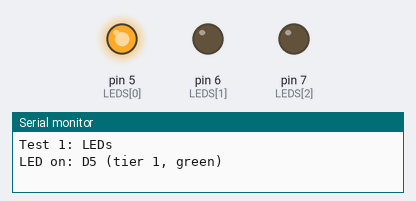
This sketch was run on a simulated Arduino Uno, built with avr-gcc and run on an emulated ATmega328P. Shown: output pins drawn as LEDs (lit = HIGH), the last lines printed to the serial monitor.

Above: at 0.3 s.
At 1.7 s:
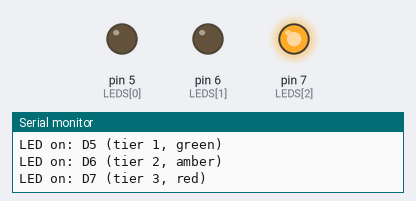
At 3.9 s:
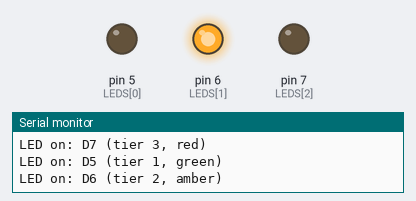
At 5.4 s:
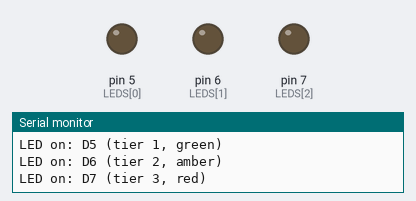
Timing chart, 0 to 6.7 s (numbered marks = the images above):
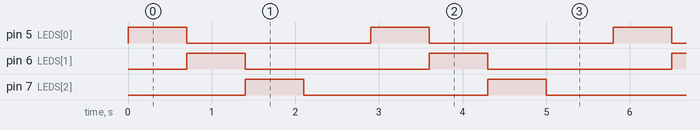

Measured:
- by itself, pin 5 (LEDS[0]), pin 6 (LEDS[1]), pin 7 (LEDS[2]): alternates HIGH for 0.70 s and LOW for 2.2 s
- by itself, everything shown: repeats every 2.9 s, in 4 steps

The sketch:

01_leds.ino
```cpp
// Test 1: tier LEDs (and vibration motor, if yours is a motor).
// Expect: D5, D6, D7 light one after another. Repeats.
// An LED stays dark: it is probably in backwards (long leg goes to the resistor side).

const uint8_t LEDS[] = {5, 6, 7};
const char *NAMES[] = {"D5 (tier 1, green)", "D6 (tier 2, amber)", "D7 (tier 3, red)"};

const bool HAS_VIBE_MOTOR = false;  // set true only if the vibration module is a motor on D8
const uint8_t PIN_VIBE = 8;

void setup() {
  Serial.begin(115200);
  for (uint8_t i = 0; i < 3; i++) pinMode(LEDS[i], OUTPUT);
  if (HAS_VIBE_MOTOR) pinMode(PIN_VIBE, OUTPUT);
  Serial.println(F("Test 1: LEDs"));
}

void loop() {
  for (uint8_t i = 0; i < 3; i++) {
    Serial.print(F("LED on: "));
    Serial.println(NAMES[i]);
    digitalWrite(LEDS[i], HIGH);
    delay(700);
    digitalWrite(LEDS[i], LOW);
  }
  if (HAS_VIBE_MOTOR) {
    Serial.println(F("Vibration motor on D8"));
    digitalWrite(PIN_VIBE, HIGH);
    delay(400);
    digitalWrite(PIN_VIBE, LOW);
  }
  delay(800);
}
```
